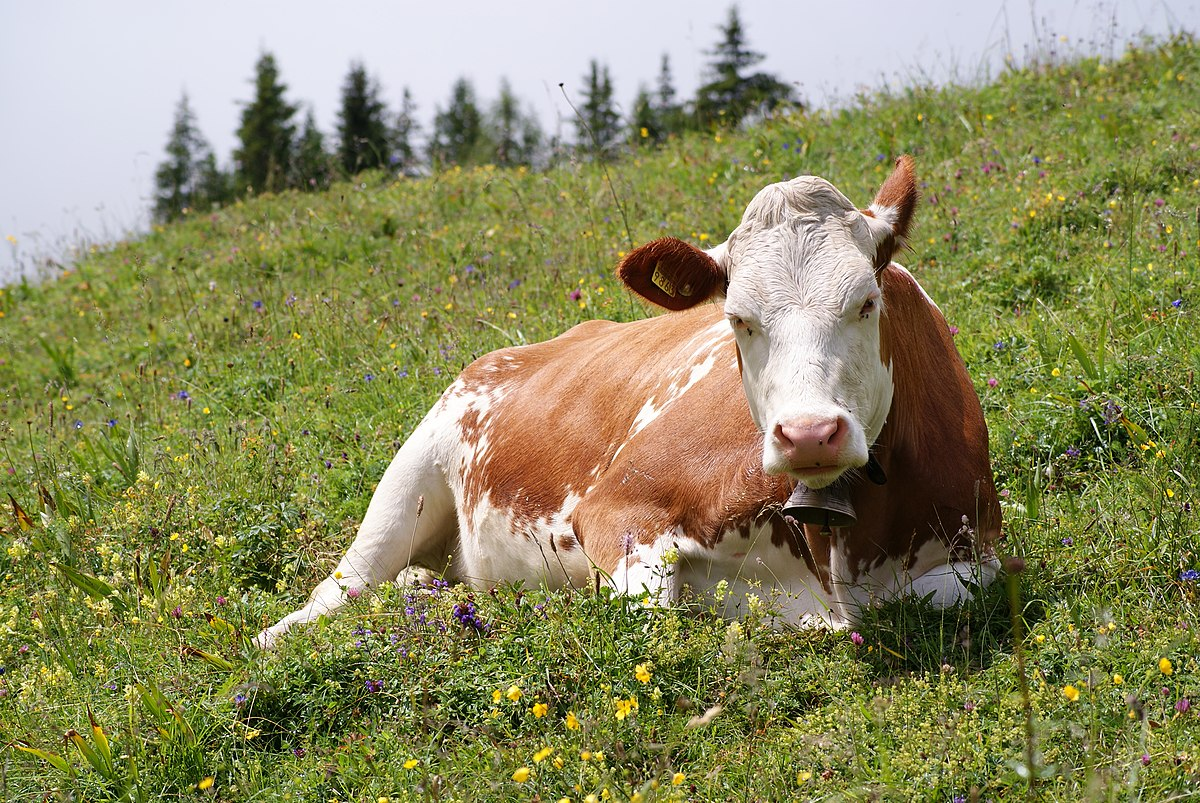
#> input picture Images/cow.jpg, 1200 x 803 px, found by its file name
$ jupyter execute '38 - Foreground Extraction - GrabCut algorithm (Not complete).ipynb'
#> lines starting #> are read from the running program, lines starting #| are printed output that depends on the picture
## 38 - Foreground Extraction - GrabCut algorithm

In this article we'll discuss an efficient method of foreground extraction from the background in an image. The idea here is to find the foreground, and remove the background.

#### GrabCut Algorithm
for Image Segmentation , It is a graph-cut-based algorithm .The algorithm then iteratively refines this initial segmentation based on color and texture information within and outside the rectangle.

#### Foreground extract
is a part of image segmentation, where the goal is to precisely delineate and separate the main objects or subjects (foreground) from the rest of the image (background).

Image segmentation techniques, including semantic segmentation or instance segmentation, contribute to achieving accurate and detailed delineation of the foreground within an image.

### How does GrabCut Algorithm work for Image Segmentation ?
Region Drawing:

In this algorithm, the region is drawn in accordance with the foreground, a rectangle is drawn over it. This is the rectangle that encases our main object. The region coordinates are decided over understanding the foreground mask but imperfect segmentation may occur, marked for manual correction.

Region of Interest (ROI) Selection:

The region of interest is decided by the amount of segmentation of foreground and background is to be performed and is chosen by the user. Everything outside the ROI is considered as background and turned black.

Gaussian Mixture Model (GMM):

Then Gaussian Mixture Model(GMM) is used for modeling the foreground and the background. Then, in accordance with the data provided by the user, the GMM learns and creates labels for the unknown pixels and each pixel is clustered in terms of color statistics.

Graph Generation:

A graph is generated from this pixel distribution where the pixels are considered as nodes and two additional nodes are added that is the Source node and Sink node. All the foreground pixels are connected to the Source node and every Background pixel is connected to the Sink node.

**The weights of edges connecting pixels to the Source node and to the End node are defined by the probability of a pixel being in the foreground or in the background.**

If huge dissimilarity is found in pixel color, the low weight is assigned to that edge:

Graph Segmentation Algorithm:

Then the algorithm is applied to segment the graph. The algorithm segments the graph into two, separating the source node and the sink node with the help of a cost function which is the sum of all weights of the edges that are segmented.

Foreground-Background Labeling:

After the segmentation, the pixels that are connected to the Source node is labeled as foreground and those pixels which are connected to the Sink node is labeled as background.

________________________________________________________________________________________________________________

#### Syntax: cv2.grabCut(image, mask, rectangle, backgroundModel, foregroundModel, iterationCount[, mode])

Parameters:


image: Input 8-bit 3-channel image.

mask: Input/output 8-bit single-channel mask. The mask is initialized by the function when mode is set to

GC_INIT_WITH_RECT. Its elements may have one of following values:

GC_BGD defines an obvious background pixels.

GC_FGD defines an obvious foreground (object) pixel.

GC_PR_BGD defines a possible background pixel.

GC_PR_FGD defines a possible foreground pixel.

rectangle: It is the region of interest containing a segmented object. The pixels outside of the ROI are marked as
obvious background. The parameter is only used when mode==GC_INIT_WITH_RECT.

backgroundModel: Temporary array for the background model.

foregroundModel: Temporary array for the foreground model.

iterationCount: Number of iterations the algorithm should make before returning the result. Note that the result can
be refined with further calls with mode==GC_INIT_WITH_MASK or mode==GC_EVAL.

mode: It defines the Operation mode. It can be one of the following:

GC_INIT_WITH_RECT: The function initializes the state and the mask using the provided rectangle. After that it runs
iterCount iterations of the algorithm.

GC_INIT_WITH_MASK: The function initializes the state using the provided mask. Note that GC_INIT_WITH_RECT and
GC_INIT_WITH_MASK can be combined. Then, all the pixels outside of the ROI are automatically initialized with GC_BGD.

GC_EVAL: The value means that the algorithm should just resume.

[cell 1]
# Python program to illustrate foreground extraction using GrabCut algorithm

# organize imports
import numpy as np
import cv2
from matplotlib import pyplot as plt

# path to input image specified and
# image is loaded with imread command
image = cv2.imread('/Users/alireza/Coding/OpenCV_Learning/OpenCV_Learnings/Images/cow.jpg')
#> image is the input picture: shape (803, 1200, 3); mean B, G, R 95, 137.6, 139.3

# create a simple mask image similar
# to the loaded image, with the
# shape and return type
mask = np.zeros(image.shape[:2], np.uint8)

# specify the background and foreground model
# using numpy the array is constructed of 1 row
# and 65 columns, and all array elements are 0
# Data type for the array is np.float64 (default)
backgroundModel = np.zeros((1, 65), np.float64)
foregroundModel = np.zeros((1, 65), np.float64)

# define the Region of Interest (ROI)
# as the coordinates of the rectangle
# where the values are entered as
# (startingPoint_x, startingPoint_y, width, height)
# these coordinates are according to the input image
# it may vary for different images
rectangle = (20, 100, 150, 150)

# apply the grabcut algorithm with appropriate
# values as parameters, number of iterations = 3
# cv2.GC_INIT_WITH_RECT is used because
# of the rectangle mode is used
cv2.grabCut(image, mask, rectangle,
            backgroundModel, foregroundModel,
            3, cv2.GC_INIT_WITH_RECT)

# In the new mask image, pixels will
# be marked with four flags
# four flags denote the background / foreground
# mask is changed, all the 0 and 2 pixels
# are converted to the background
# mask is changed, all the 1 and 3 pixels
# are now the part of the foreground
# the return type is also mentioned,
# this gives us the final mask
mask2 = np.where((mask == 2)|(mask == 0), 0, 1).astype('uint8')

# The final mask is multiplied with
# the input image to give the segmented image.
image_segmented = image * mask2[:, :, np.newaxis]
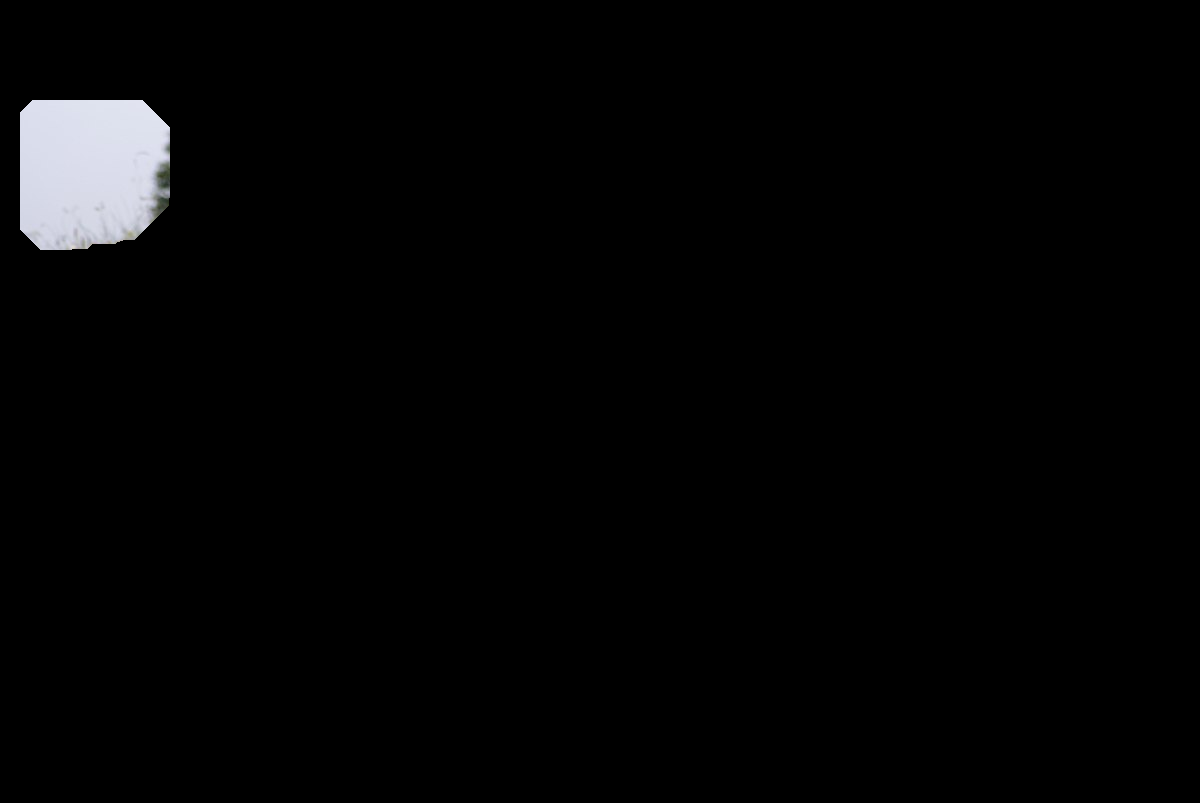
#> image_segmented: shape (803, 1200, 3); mean B, G, R 4.8, 4.5, 4.5

# output segmented image with colorbar
plt.subplot(1, 2, 1)
plt.title('Original Image')
plt.imshow(cv2.cvtColor(image, cv2.COLOR_BGR2RGB))
plt.axis('off')

# Display the segmented image
plt.subplot(1, 2, 2)
plt.title('Segmented Image')
plt.imshow(cv2.cvtColor(image_segmented, cv2.COLOR_BGR2RGB))
plt.axis('off')

plt.show()
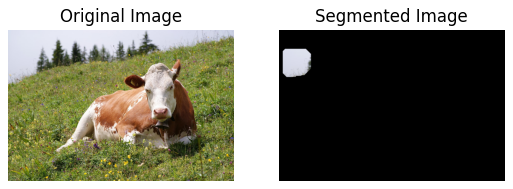
#> figure drawn by matplotlib, 2 panels

$ run again, with Images/img.jpg copied over Images/cow.jpg
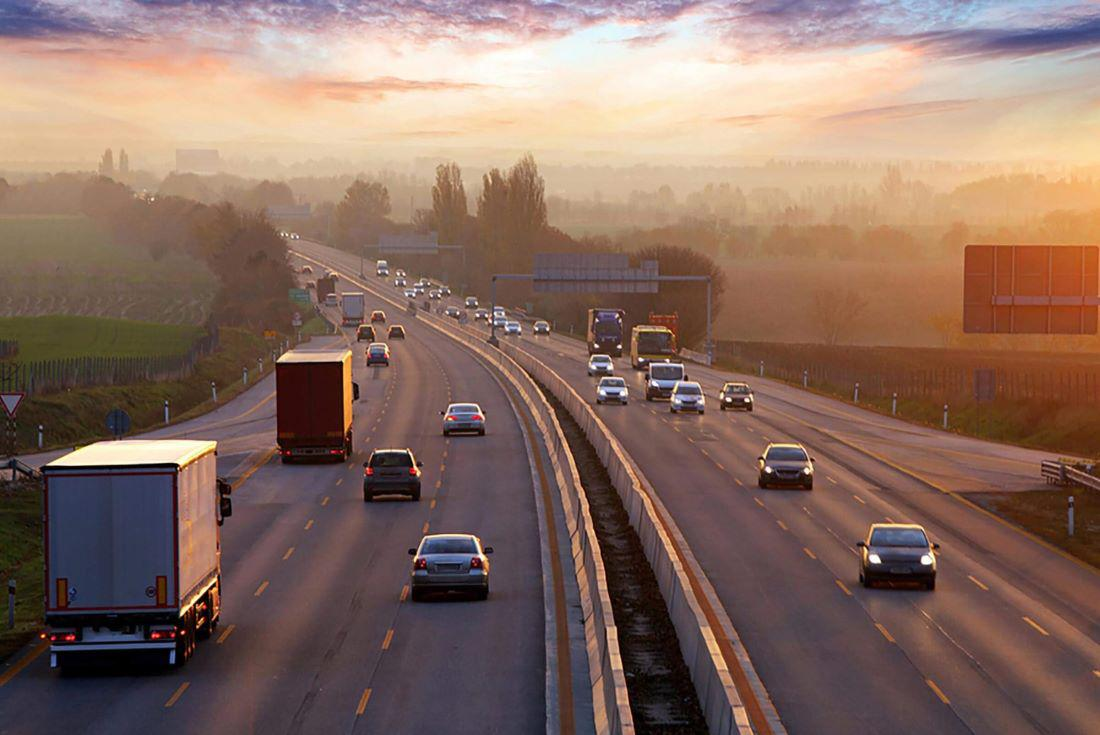
#> input picture Images/img.jpg, 1100 x 735 px, found by its file name
#> image is the input picture: shape (735, 1100, 3); mean B, G, R 98.3, 109.4, 136.2
#> `image_segmented = image * mask2[:, :, np.newaxis]`:
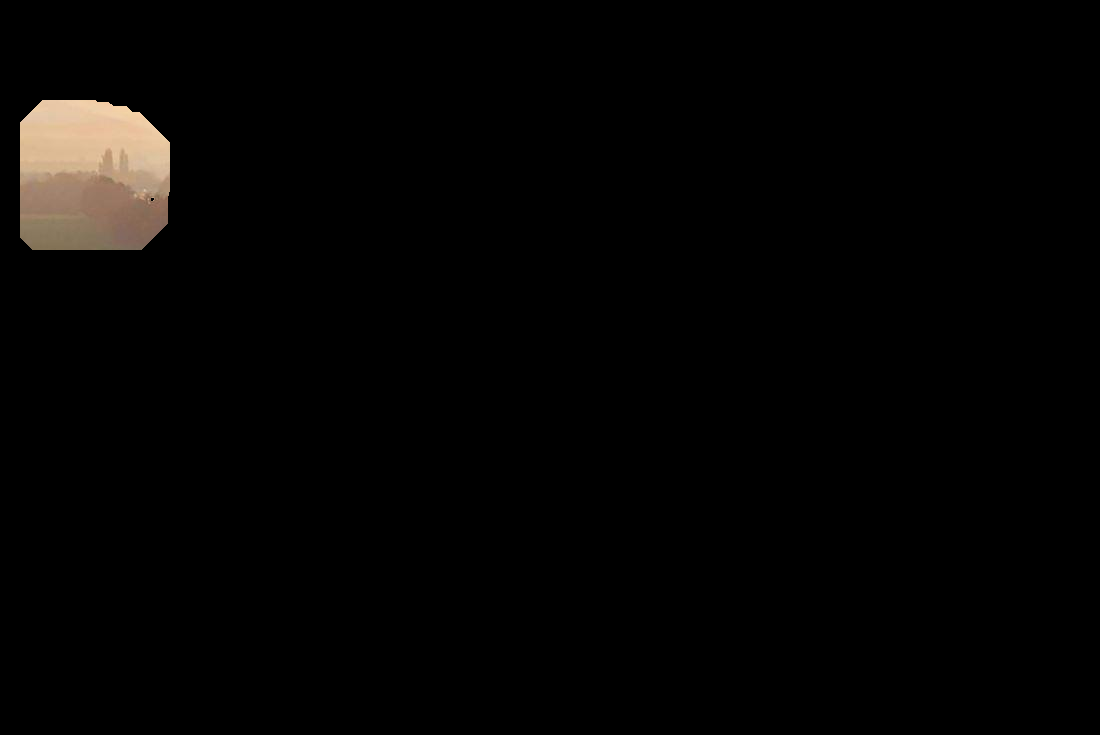
#> image_segmented: shape (735, 1100, 3); mean B, G, R 3.2, 4, 4.7
#> `plt.show()`:
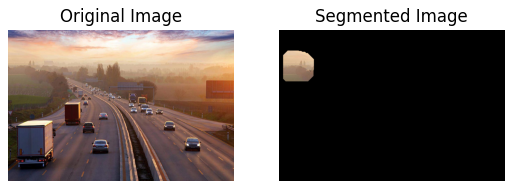
#> figure drawn by matplotlib, 2 panels
